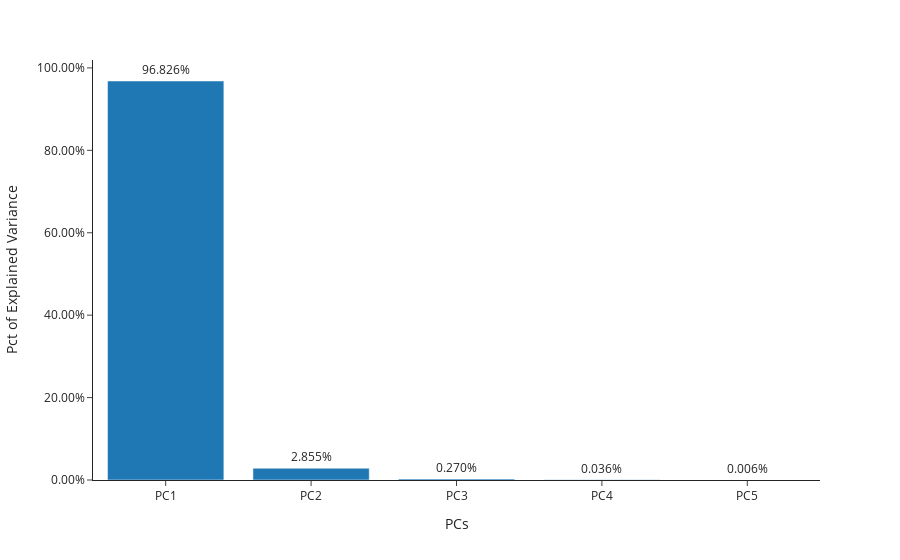

The notebook cell saved with this chart:
### Markdown cell above
Também é interessante observar quanto cada PC explica da variância total dos fatores. 

Nesse caso observamos que nível e inclinação (PC1 e PC2) já são responsáveis por mais de 99% da variância observada. 
Apesar do PC4 e PC5 apresentarem menos de 2 bps da variância da curva não há prejuízo computacional em mantê-los no cálculo e assim continuamos seguindo a especificação proposta no artigo de ACM.

### Code cell
# Plotting the explained Variance for each PC
bar_chart = px.bar(
    x=pca_columns,
    y=pca.explained_variance_ratio_,
    template="simple_white",
    text=pca.explained_variance_ratio_,
)
bar_chart.update_yaxes(tickformat=".2%")
bar_chart.update_layout(
    showlegend=False, xaxis_title="PCs", yaxis_title="Pct of Explained Variance"
)
bar_chart.update_traces(textposition="outside", texttemplate="%{text:.3%}")
bar_chart.show()

### Figure 1 — Plotly figure (JSON) as saved in the notebook; plotly's stock layout.template omitted (floating-point values rounded to 4 significant figures)
{"data": [{"alignmentgroup": "True", "hovertemplate": "x=%{x}<br>y=%{y}<br>text=%{text}<extra></extra>", "legendgroup": "", "marker": {"color": "#1F77B4", "pattern": {"shape": ""}}, "name": "", "offsetgroup": "", "orientation": "v", "showlegend": false, "text": [0.9683, 0.02855, 0.002695, 0.0003625, 5.578e-05], "textposition": "outside", "texttemplate": "%{text:.3%}", "type": "bar", "x": ["PC1", "PC2", "PC3", "PC4", "PC5"], "xaxis": "x", "y": [0.9683, 0.02855, 0.002695, 0.0003625, 5.578e-05], "yaxis": "y"}], "layout": {"barmode": "relative", "legend": {"tracegroupgap": 0}, "margin": {"t": 60}, "showlegend": false, "xaxis": {"anchor": "y", "domain": [0, 1], "title": {"text": "PCs"}}, "yaxis": {"anchor": "x", "domain": [0, 1], "tickformat": ".2%", "title": {"text": "Pct of Explained Variance"}}}}
